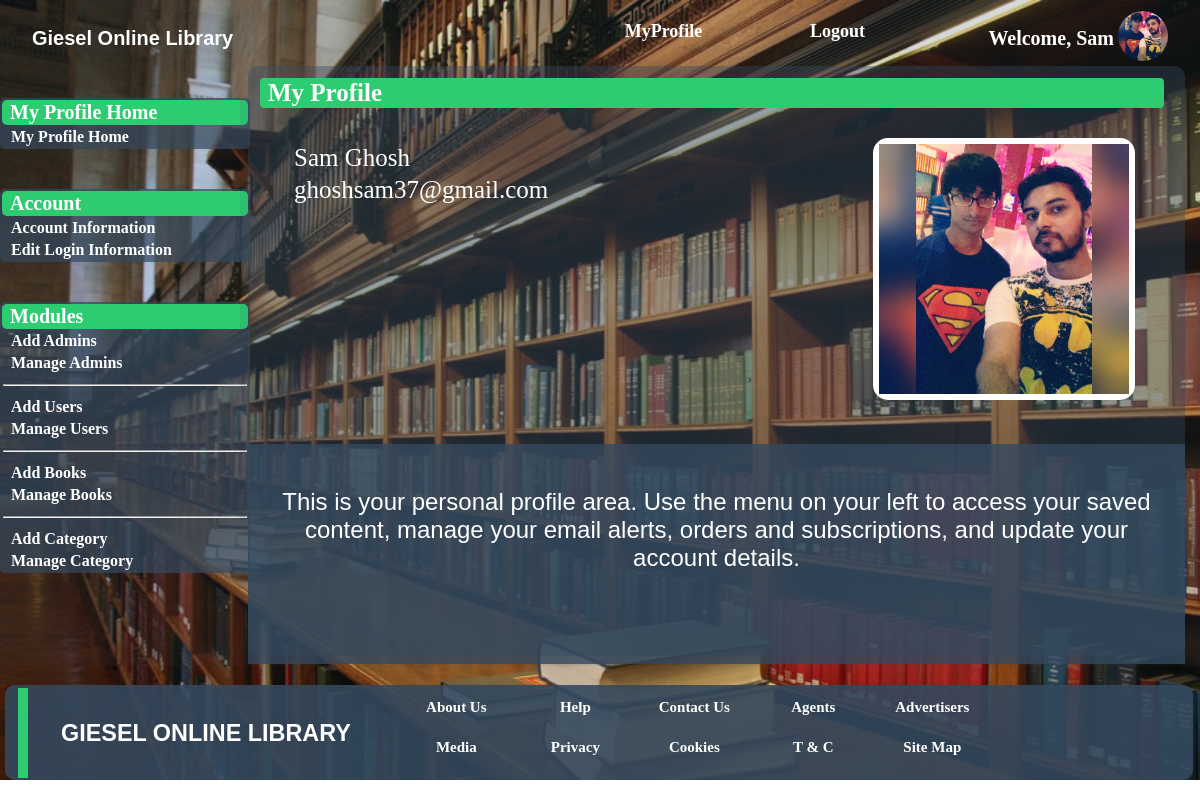
Page /include/adminPage.php (signed in) on the committed database.
### tables this page shows
CREATE TABLE `admin_tab` (
  `users_id` int(11) NOT NULL,
  `users_fname` varchar(255) NOT NULL,
  `users_lname` varchar(255) NOT NULL,
  `users_email` varchar(255) NOT NULL,
  `users_pwd` varchar(255) NOT NULL,
  `users_jd` varchar(255) NOT NULL,
  `cl` varchar(255) NOT NULL,
  `ai` varchar(255) NOT NULL,
  `sec_ques` varchar(255) NOT NULL,
  `users_dp` varchar(255) NOT NULL
);

### include/adminPage.php (the view, shortened to what this page needs)
<!DOCTYPE html>
<html>
<head>
	<link rel="stylesheet" type="text/css" href="admin.css">
</head>
<body>
<div id="wrapper">
	<div id="header">
		<table>
				<tr>
					<td align="center" class="name">
						Giesel Online Library
					</td>
					<td align="right">
						<ul>
							<li><a href="adminPage.php">MyProfile</a></li>
							<li><a href="destroy.php">Logout</a></li>
						</ul>
					</td>
					<td>
						<table>
							<tr>
								<td align="right">
									<p style="color: white; font-size: 20px; font-weight: bold;">Welcome, <?php echo $_SESSION['name'] ?></p>
								</td>
								<td>
									<?php
										$email = $_SESSION['email'];
										$sql = "SELECT users_dp FROM admin_tab WHERE users_email = '$email' ";
										$res = mysql_query($sql);
										$row = mysql_fetch_array($res);
										$img = $row['users_dp'];
										echo "<img src='".$img."'height='50' width='50' style= 'border-radius: 50%'/>";
									?>
								</td>
							</tr>
						</table>
					</td>
				</tr>
		</table>
	</div>
	<div id="con">
		<div id="leftPanel">
			<table align="center">
				<th>My Profile Home</th>
				<tr>
					<td>
						<a href="adminPage.php">My Profile Home</a>
					</td>
				</tr>
			</table>
			<table align="center">
				<th>Account</th>
				<tr>
					<td>
						<a href="accInfo.php">Account Information</a>
					</td>
				</tr>
				<tr>
					<td>
						<a href="admineditInfo.php">Edit Login Information</a>
					</td>
				</tr>
			</table>
			<table align="center">
				<th>Modules</th>
				<tr>
					<td>
						<a href="addAdmin.php">Add Admins</a>
					</td>
				</tr>
				<tr>
					<td>
						<a href="manAdmin.php">Manage Admins</a>
					</td>
				</tr>
				<tr>
					<td>
						<hr />
					</td>
				</tr>
				<tr>
					<td>
						<a href="addUser.php">Add Users</a>
					</td>
				</tr>
				<tr>
					<td>
						<a href="manUser.php">Manage Users</a>
					</td>
				</tr>
				<tr>
					<td>
						<hr />
					</td>
				</tr>
				<tr>
					<td>
						<a href="addBook.php">Add Books</a>
					</td>
				</tr>
				<tr>
					<td>
						<a href="manBook.php">Manage Books</a>
					</td>
				</tr>
				<tr>
					<td>
						<hr />
					</td>
				</tr>
				<tr>
					<td>
						<a href="addCategory.php">Add Category</a>
					</td>
				</tr>
				<tr>
					<td>
						<a href="manCategory.php">Manage Category</a>
					</td>
				</tr>
			</table>
		</div>
		<div id="rightPanel">
			<div id="content">
				<div id="info">
					<table align="center">
						<th colspan="2">My Profile</th>
						<tr>
							<td>
								<div id="aboutme">
									<table>
										<tr>
											<td>
												<?php
													$email = $_SESSION['email'];
													$sql = "SELECT users_fname, users_lname from admin_tab WHERE users_email = '$email' ";
													$result = mysql_query($sql);
													$rws = mysql_fetch_array($result);
													echo $rws[0]." ".$rws[1];
												?>
											</td>
										</tr>
										<tr>
											<td>
												<?php
													$email = $_SESSION['email'];
													$sql = "SELECT users_email from admin_tab WHERE users_email = '$email' ";
													$result = mysql_query($sql);
													$rws = mysql_fetch_array($result);
													echo $rws[0];
												?>
											</td>
										</tr>
										<tr>
											<td>
											</td>
										</tr>
									</table><br />
								</div>
							</td>
							<td align="right">
								<div id="profpic">
									<?php
										$email = $_SESSION['email'];
										$sql = "SELECT users_dp FROM admin_tab WHERE users_email = '$email' ";
										$res = mysql_query($sql);
										$row = mysql_fetch_array($res);
										$img = $row['users_dp'];
										echo "<img src='".$img."'height='250' width='250' />";
									?>
								</div>
							</td>
						</tr>
					</table>
				</div>
				<div id="timeline">
					<p>This is your personal profile area. Use the menu on your left to access your saved content, manage your email alerts, orders and subscriptions, and update your account details.</p>
				</div>
			</div>
		</div>
	</div>
	<div id="footer">
		<div id="footcon">
			<table>
				<tr>
					<td>
						<div id="block"> </div>
					</td>
					<td align="center" class="name">
						<h3>GIESEL ONLINE LIBRARY</h3>
					</td>
					<td align="right">
					<ul>
						<li><a>About Us</a></li>
						<li><a>Help</a></li>
						<li><a>Contact Us</a></li>
						<li><a>Agents</a></li>
						<li><a>Advertisers</a></li>
						<li><a>Media</a></li>
						<li><a>Privacy</a></li>
						<li><a>Cookies</a></li>
						<li><a>T & C</a></li>
						<li><a>Site Map</a></li>
					</ul>
					</td>
				</tr>
			</table>
		</div>
	</div>
</div>
</body>
</html>

### include/admin.css (style rules this page uses)
body { margin: 0px auto; padding: 0px auto; }
#wrapper { width: 100%; height: 780px; background-image: url('../img/adPanel.jpg'); background-repeat: no-repeat; background-size: 100% 100%; float: left; }
#header { position: absolute; height: 58px; width: 100%; background-color: rgba(52, 73, 94, 0.1); }
#header table { width: 100%; height: 50px; border: none; }
.name { color: #fff; font-size: 20px; text-align: left; font-family: Arial; padding-left: 30px; font-weight: bold; }
#header ul { list-style: none; display: block; }
#header table ul li { display: inline-block; margin-left: 15px; margin-right: 5px; padding: 15px; padding-top: 2px; border: none; width: 120px; font-weight: bold; text-align: center; position: relative; cursor: pointer; z-index: 999; }
#header ul li a { color: white; text-decoration: none; font-size: 18px; }
#header ul li::before { position: absolute; content: ""; width: 100%; height: 0; margin-bottom: 6px; background-color: rgba(39, 174, 96, 1); left: 0; bottom: 0; transition: all 0.3s; z-index: -1; }
#con { width: 100%; height: 685px; background-color: rgba(52, 73, 94, 0.1); }
#leftPanel { margin-top: 58px; width: 20%; height: 608px; border: none; float: left; background-color: rgba(52, 73, 94, 0.1); }
#leftPanel table { border-radius: 5px; width: 250px; margin-top: 40px; background-color: rgba(52, 73, 94, 0.7); }
#leftPanel table th { padding-left: 8px; color: #fff; border-radius: 5px; font-size: 20px; text-align: left; background-color: #2ECC71; }
#leftPanel table a { padding-left: 8px; text-decoration: none; color: #fff; font-weight: bold; }
#rightPanel { margin-top: 58px; width: 80%; height: 608px; border: none; background-color: rgba(52, 73, 94, 0.1); float: left; }
#content { border: none; margin: 8px; height: 590px; margin-right: 15px; border-radius: 10px; background-color: rgba(52, 73, 94, 0.4); }
#info table { margin-top: 5px; margin-left: 5px; border: none; width: 98%; padding: 5px; padding-top: 10px; }
#info table th { border-radius: 4px; padding-left: 8px; width: 100%; color: #fff; font-size: 25px; text-align: left; background-color: #2ECC71; }
#aboutme { width: 97%; height: 300px; padding-left: 20px; padding-top: 15px; border: none; color: white; font-size: 25px; }
#profpic { border: 6px solid #fff; border-radius: 15px; width: 250px; height: 250px; margin-right: 28px; }
#profpic img { width: 100%; height: 100%; }
#timeline { margin-top: 10px; border: none; height: 180px; padding: 20px; background-color: rgba(52, 73, 94, 0.8) }
#timeline p { font-weight: 500; text-align: center; color: #fff; font-family: Arial; font-size: 24px; }
#footer { margin: 0px auto; width: 100%; height: 90px; float: left; }
#footcon { color: white; margin-left: 5px; width: 99%; height: 95px; padding: 0px auto; border: none; border-radius: 10px; background-color: rgba(52, 73, 94, 0.9); }
#block { margin-top: 0px; padding: 0px auto; margin-left: 10px; height: 90px; width: 10px; border: none; background-color: #2ECC71; float: left; }
#footcon ul { list-style: none; display: block; margin: 0px auto; padding: 0px auto; border: none; width: 600px; }
#footcon ul li { display: inline-block; margin: 5px; margin-right: 15px; padding: 10px; padding-top: 0px; border: none; width: 75px; height: 20px; font-weight: bold; text-align: center; cursor: pointer; }
#footcon ul li a { color: white; text-decoration: none; font-size: 15px; }

### rows in the picture
admin_tab: users_dp (picture), users_fname "Sam", users_lname "Ghosh", users_email "ghoshsam37@gmail.com"

### other values in the picture
$_SESSION['name'] "Sam"
